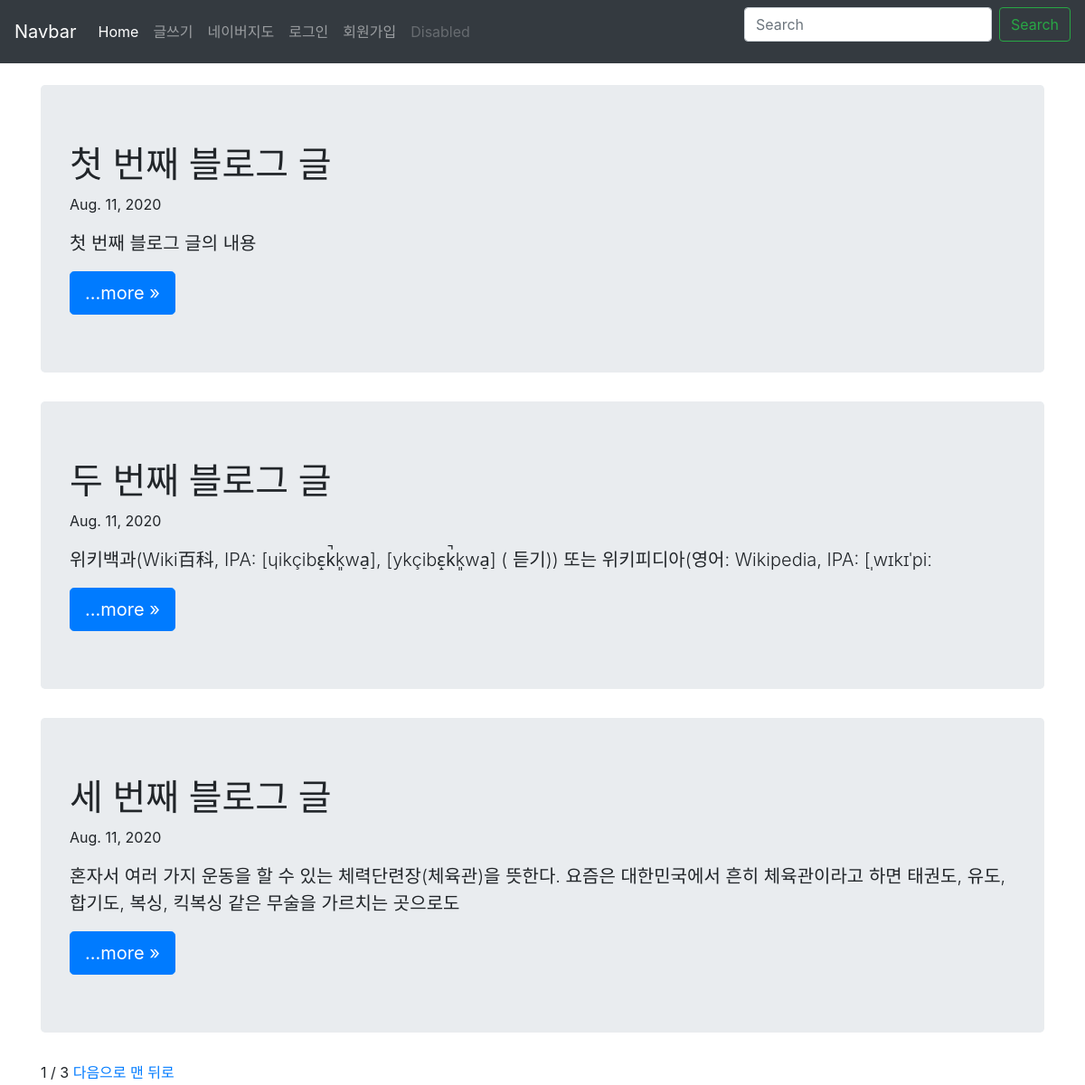
Screenshot of /blog/ with the database file from the repository.
### health_tok_board/models.py (models this page shows, shortened)
class Blog(models.Model):
    title = models.CharField(max_length=200)
    pub_date = models.DateField('date published')
    body = models.TextField()
    def summary(self):
        return self.body[:100]

### health_tok_board/views.py (the view)
# urls.py: 2. Add a URL to urlpatterns:  path('', views.home, name='home')
def home(request):
    blogs = Blog.objects
    blog_list = Blog.objects.all()
    paginator = Paginator(blog_list, 3)
    page = request.GET.get('page')
    posts = paginator.get_page(page)
    return render(request, 'home.html', {'blogs': blogs, 'posts': posts})

### health_tok_board/templates/health_tok_board/home.html (shortened to what this page needs)
{% extends 'base.html' %}
{% block content %}
    <main role="main" class="container">
        {% for blog in posts %}
                <div class="jumbotron">
                    <h1>{{blog.title}}</h1>
                    <p>{{blog.pub_date}}</p>
                    <p class="lead">{{blog.summary}}</p>
                    <a class="btn btn-lg btn-primary" href="{% url 'health_tok_board:detail' blog.id %}" role="button">...more &raquo;</a>
                    <br>
                </div>
        {% endfor %}
        <span>{{posts.number}}</span>
        <span>/</span>
        <span>{{posts.paginator.num_pages}}</span>
        {% if posts.has_next %}
            <a href="?page={{posts.next_page_number}}">다음으로</a>
            <a href="?page={{posts.paginator.num_pages}}">맨 뒤로</a>
        {% endif %}
    </main>
{% endblock %}

### health_tok_board/templates/health_tok_board/base.html (shortened to what this page needs)
{% load static %}
<head>
    <link rel="stylesheet" href="{% static "css/navbar-top.css"%}">
    <link rel="stylesheet" href="https://stackpath.bootstrapcdn.com/bootstrap/4.3.1/css/bootstrap.min.css">
</head>
<body>
    <nav class="navbar navbar-expand-md navbar-dark bg-dark mb-4">
    <a class="navbar-brand" href="#">Navbar</a>
    <div class="collapse navbar-collapse" id="navbarCollapse">
        <ul class="navbar-nav mr-auto">
        <li class="nav-item active">
            <a class="nav-link" href="{% url 'health_tok_board:home' %}">Home <span class="sr-only">(current)</span></a>
        </li>
        <li class="nav-item">
            <a class="nav-link" href="{% url 'health_tok_board:newblog' %}">글쓰기</a>
        </li>
        <li class="nav-item">
            <a class="nav-link" href="{% url 'health_tok_board:navermap' %}">네이버지도</a>
        </li>
        <li class="nav-item">
            <a class="nav-link" href="{% url 'health_tok_board:login' %}">로그인</a>
        </li>
        <li class="nav-item">
            <a class="nav-link" href="{% url 'health_tok_board:signup' %}">회원가입</a>
        </li>
        <li class="nav-item">
            <a class="nav-link disabled" href="#" tabindex="-1" aria-disabled="true">Disabled</a>
        </li>
        </ul>
        <form class="form-inline mt-2 mt-md-0">
        <input class="form-control mr-sm-2" type="text" placeholder="Search" aria-label="Search">
        <button class="btn btn-outline-success my-2 my-sm-0" type="submit">Search</button>
        </form>
    </div>
    </nav>
    {% block content %}
    {% endblock %}
</body>

### health_tok_board/static/css/navbar-top.css (style rules this page uses)
body { min-height: 75rem; }

### rows the page displays
Blog: title "첫 번째 블로그 글", pub_date "Aug. 11, 2020", summary "첫 번째 블로그 글의 내용"
Blog: title "두 번째 블로그 글", pub_date "Aug. 11, 2020", summary "위키백과(Wiki百科, IPA: [ɥikçibɛ̝k̚k͈wa̠], [ykçibɛ̝k̚k͈wa̠] ( 듣기)) 또는 위키피디아(영어: Wikipedia, IPA: [ˌwɪkɪˈpiː"
Blog: title "세 번째 블로그 글", pub_date "Aug. 11, 2020", summary "혼자서 여러 가지 운동을 할 수 있는 체력단련장(체육관)을 뜻한다. 요즘은 대한민국에서 흔히 체육관이라고 하면 태권도, 유도, 합기도, 복싱, 킥복싱 같은 무술을 가르치는 곳으로도"

### other values shown
{{ posts.number }} "1"
{{ posts.paginator.num_pages }} "3"
